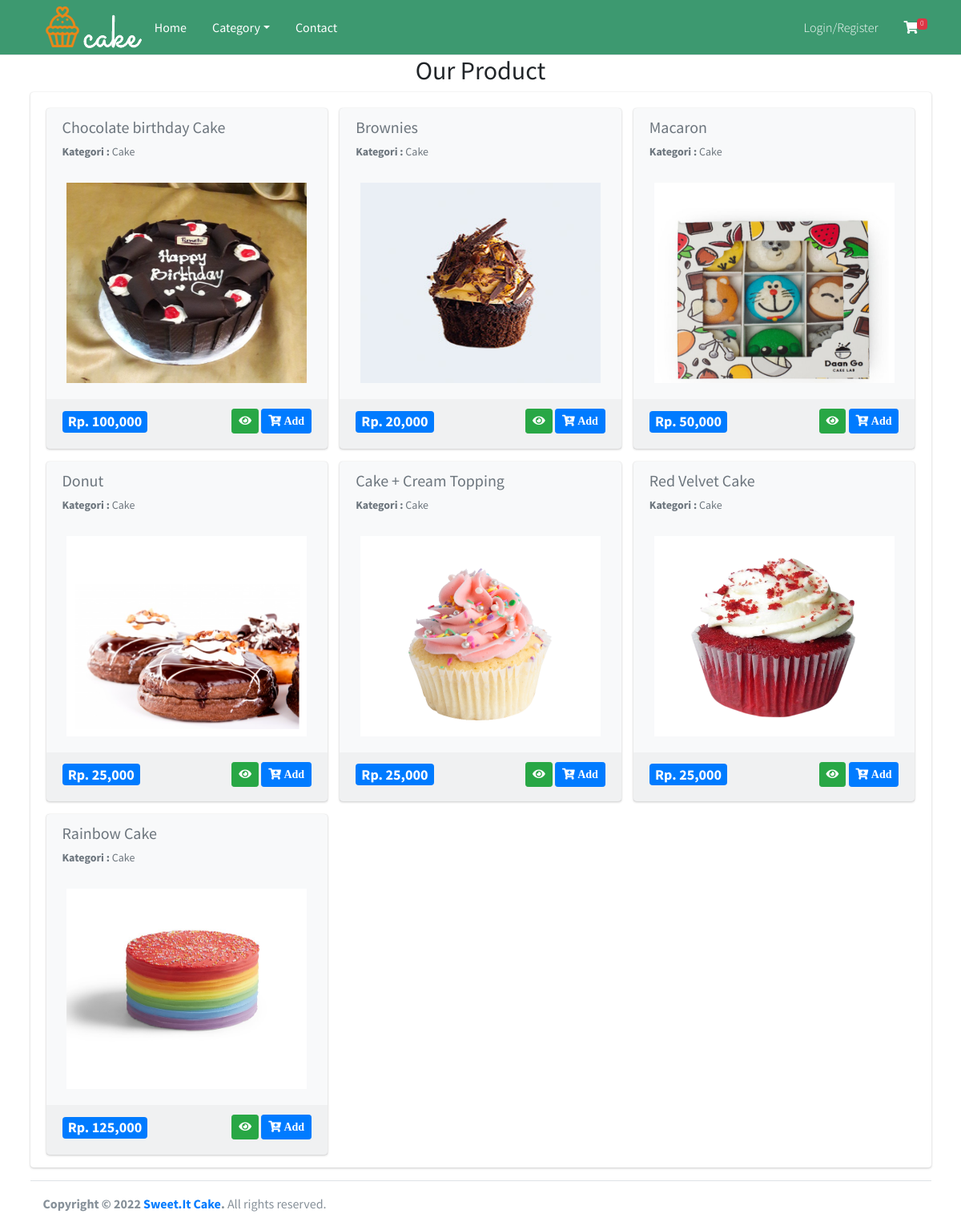
Screenshot of /home/kategori/15 with the database file from the repository.
### tables this page shows
CREATE TABLE `tbl_barang` (
  `id_barang` int(11) NOT NULL,
  `nama_barang` varchar(255) DEFAULT NULL,
  `id_kategori` int(11) DEFAULT NULL,
  `harga` int(11) DEFAULT NULL,
  `deskripsi` mediumtext DEFAULT NULL,
  `gambar` text DEFAULT NULL,
  `berat` int(11) NOT NULL
);

CREATE TABLE `tbl_kategori` (
  `id_kategori` int(11) NOT NULL,
  `nama_kategori` varchar(50) DEFAULT NULL
);

### application/views/layout/v_content.php (called while the page is built)
<?php
if ($isi) {
	$this->load->view($isi);
}

### application/views/layout/v_wrapper_frontend.php (called while the page is built)
<?php
require_once('v_head.php');
require_once('v_header_frontend.php');
require_once('v_nav_frontend.php');
require_once('v_content.php');
require_once('v_footer_frontend.php');

### application/controllers/Home.php (called while the page is built, shortened)
<?php
class Home extends CI_Controller
{
	public function __construct()
	{
		$this->load->model('m_home');
	}
	public function kategori($id_kategori)
	{
		$kategori = $this->m_home->kategori($id_kategori);
		$data = array(
			'title' => 'Category : ' . $kategori->nama_kategori,
			'barang' => $this->m_home->get_all_data_barang($id_kategori),
			'isi' => 'v_kategori_barang',
		);
		$this->load->view('layout/v_wrapper_frontend', $data, FALSE);
	}
}
?>

### index.php (called while the page is built, shortened)
<?php
require_once BASEPATH.'core/CodeIgniter.php';

### application/models/M_home.php (called while the page is built, shortened)
<?php
class M_home extends CI_Model
{
	public function get_all_data_kategori()
	{
		$this->db->select('*');
		$this->db->from('tbl_kategori');
		$this->db->order_by('id_kategori', 'desc');
		return $this->db->get()->result();
	}
	public function kategori($id_kategori)
	{
		$this->db->select('*');
		$this->db->from('tbl_kategori');
		$this->db->where('id_kategori', $id_kategori);
		return $this->db->get()->row();
	}
	public function get_all_data_barang($id_kategori)
	{
		$this->db->select('*');
		$this->db->from('tbl_barang');
		$this->db->join('tbl_kategori', 'tbl_kategori.id_kategori = tbl_barang.id_kategori', 'left');
		$this->db->where('tbl_barang.id_kategori', $id_kategori);
		return $this->db->get()->result();
	}
}
?>

### application/views/v_kategori_barang.php (the view, shortened to what this page needs)
<div class="container">
    <h2 style="text-align:center">Our Product</h2>
  	<div class="row">
<div class="card card-solid">
	<div class="card-body pb-0">
		<div class="row">
			<?php foreach ($barang as $key => $value) { ?>
				<div class="col-sm-4">
					<?php
					echo form_open('belanja/add');
					?>
					<div class="card bg-light">
						<div class="card-header text-muted border-bottom-0">
							<h2 class="lead"><b><?= $value->nama_barang ?></b></h2>
							<p class="text-muted text-sm"><b>Kategori : </b><?= $value->nama_kategori ?></p>
						</div>
						<div class="card-body pt-0">
							<div class="row">
								<div class="col-12 text-center">
									<img src="<?= base_url('assets/gambar/' . $value->gambar) ?>" width="300px" height="250px">
								</div>
							</div>
						</div>
						<div class="card-footer">
							<div class="row">
								<div class="col-sm-6">
									<div class="text-left">
										<h4><span class="badge bg-primary">Rp. <?= number_format($value->harga, 0) ?></span></h4>
									</div>
								</div>
								<div class="col-sm-6">
									<div class="text-right">
										<a href="<?= base_url('home/detail_barang/' . $value->id_barang)  ?>" class="btn btn-sm btn-success">
											<i class="fas fa-eye"></i>
										</a>
										<button type="submit" class="btn btn-sm btn-primary swalDefaultSuccess">
											<i class="fas fa-cart-plus"> Add</i>
										</button>
									</div>
								</div>
							</div>
						</div>
					</div>
					<?php echo form_close(); ?>
				</div>
			<?php } ?>
		</div>
	</div>
</div>

### rows the page displays
tbl_barang: nama_barang "Chocolate birthday Cake", id_kategori.nama_kategori "Cake", gambar (picture), harga "100,000"
tbl_barang: nama_barang "Brownies", id_kategori.nama_kategori "Cake", gambar (picture), harga "20,000"
tbl_barang: nama_barang "Macaron", id_kategori.nama_kategori "Cake", gambar (picture), harga "50,000"
tbl_barang: nama_barang "Donut", id_kategori.nama_kategori "Cake", gambar (picture), harga "25,000"
tbl_barang: nama_barang "Cake + Cream Topping", id_kategori.nama_kategori "Cake", gambar (picture), harga "25,000"
tbl_barang: nama_barang "Red Velvet Cake", id_kategori.nama_kategori "Cake", gambar (picture), harga "25,000"
tbl_barang: nama_barang "Rainbow Cake", id_kategori.nama_kategori "Cake", gambar (picture), harga "125,000"

### other values shown
$jml_item "0"
